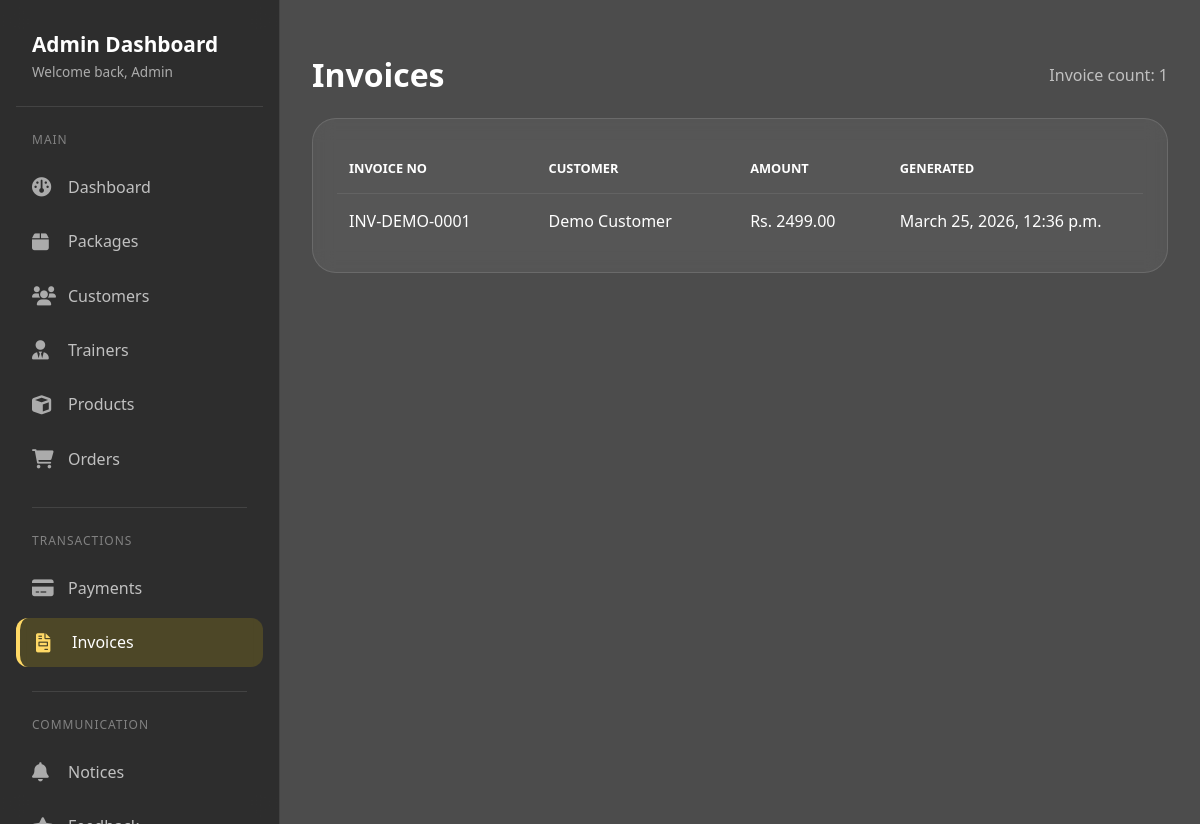
/admininvoices/ (signed in), run on an earlier commit of the app's database.
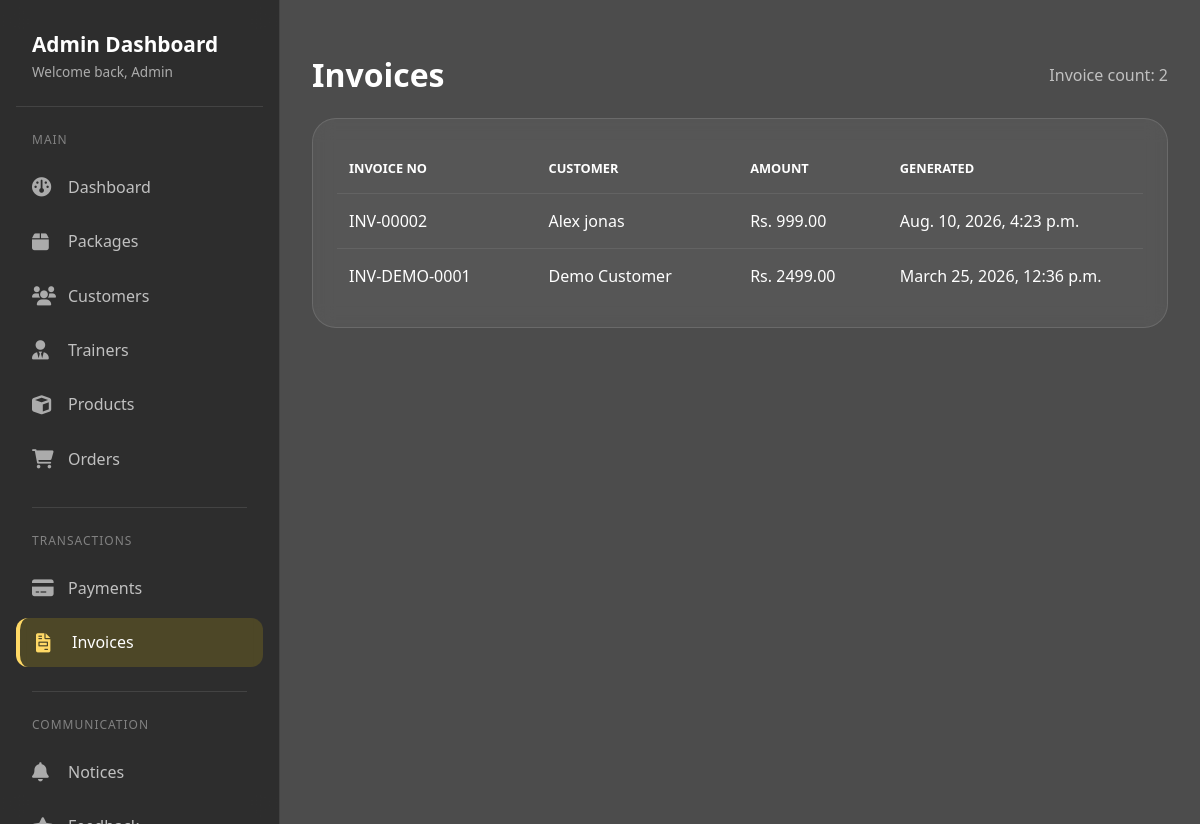
And on a later commit of the database.
### Fit/models.py (models this page shows)
class Invoice(models.Model):
    payment = models.ForeignKey(Payment, on_delete=models.CASCADE)
    invoice_number = models.CharField(max_length=50)
    generated_date = models.DateTimeField()
    total_amount = models.DecimalField(max_digits=10, decimal_places=2)

class Payment(models.Model):
     customer = models.ForeignKey(User, on_delete=models.CASCADE)
     membership = models.ForeignKey(Membership, on_delete=models.CASCADE)
     amount = models.DecimalField(max_digits=10, decimal_places=2)
     payment_method = models.CharField(max_length=50)
     payment_date = models.DateTimeField()
     status = models.CharField(max_length=20)
     gateway_order_id = models.CharField(max_length=100, null=True, blank=True)
     gateway_payment_id = models.CharField(max_length=100, null=True, blank=True)
     gateway_signature = models.CharField(max_length=255, null=True, blank=True)

class User(models.Model):
    ROLE_CHOICES = ( ('admin','Admin'), ('customer','Customer'), ('trainer','Trainer'))
    role = models.CharField(max_length=20, choices=ROLE_CHOICES,null=True,blank=True)
    firstname=models.CharField(max_length=20,blank=True,null=True)
    lastname=models.CharField(max_length=20,blank=True,null=True)
    email=models.EmailField()
    password=models.CharField(max_length=8)
    mobile=models.CharField(max_length=10)
    address=models.CharField(max_length=100)
    state=models.CharField(max_length=20)
    city=models.CharField(max_length=20)
    pincode=models.IntegerField()
    gender=models.CharField(null=True,blank=True)
    profile_pic=models.ImageField(upload_to='customer_images',null=True,blank=True)

### Fit/views.py (the view)
# urls.py: path('admininvoices/', admin_invoices, name='admin_invoices'),
@admin_required
def admin_invoices(request):
    invoices = Invoice.objects.select_related('payment', 'payment__customer').order_by('-generated_date')
    return render(request, 'admin_invoices.html', {
        'invoices': invoices,
        'invoice_count': invoices.count(),
        'today': date.today(),
    })

### Fit/context_processors.py (called while the page is built)
def footer_categories(request):
    return {
        'footer_categories': Category.objects.all().order_by('name')[:4]
    }

### Fit/views.py (called while the page is built)
def admin_required(view_func):
    @never_cache
    @wraps(view_func)
    def _wrapped_view(request, *args, **kwargs):
        if request.user.is_authenticated and (request.user.is_staff or request.user.is_superuser):
            return view_func(request, *args, **kwargs)
        if request.session.get('user_role') == 'admin' and request.session.get('admin_login'):
            return view_func(request, *args, **kwargs)
        messages.error(request, 'Please log in as admin to access this page.')
        return redirect('admin_login')
    return _wrapped_view

### Fit/templates/admin_invoices.html
﻿{% extends "adminnav.html" %}
{% load static %}
{% block extra_css %}
<link rel="stylesheet" href="{% static 'css/templates/admin_invoices.css' %}">
{% endblock %}
{% block navitems %}
<div class="d-flex justify-content-between align-items-center mb-4 flex-wrap gap-3">
    <h2 style="color:white;font-weight:700;margin:0;">Invoices</h2>
    <div style="color:rgba(255,255,255,.65);">Invoice count: {{ invoice_count }}</div>
</div>
<div class="panel">
    <div class="table-responsive">
        <table class="table-pay">
            <thead><tr><th>Invoice No</th><th>Customer</th><th>Amount</th><th>Generated</th></tr></thead>
            <tbody>
                {% for invoice in invoices %}
                <tr>
                    <td>{{ invoice.invoice_number }}</td>
                    <td>{{ invoice.payment.customer.firstname }} {{ invoice.payment.customer.lastname }}</td>
                    <td>Rs. {{ invoice.total_amount }}</td>
                    <td>{{ invoice.generated_date }}</td>
                </tr>
                {% empty %}
                <tr><td colspan="4">No invoices found.</td></tr>
                {% endfor %}
            </tbody>
        </table>
    </div>
</div>
{% endblock %}

What changed in the data, as far as the page shows it:
added Invoice: invoice_number "INV-00002", payment.customer.firstname "Alex", payment.customer.lastname "jonas", total_amount "999.00", generated_date "Aug. 10, 2026, 4:23 p.m."
Also different on the page:
{{ invoice_count }}: "1" → "2"
